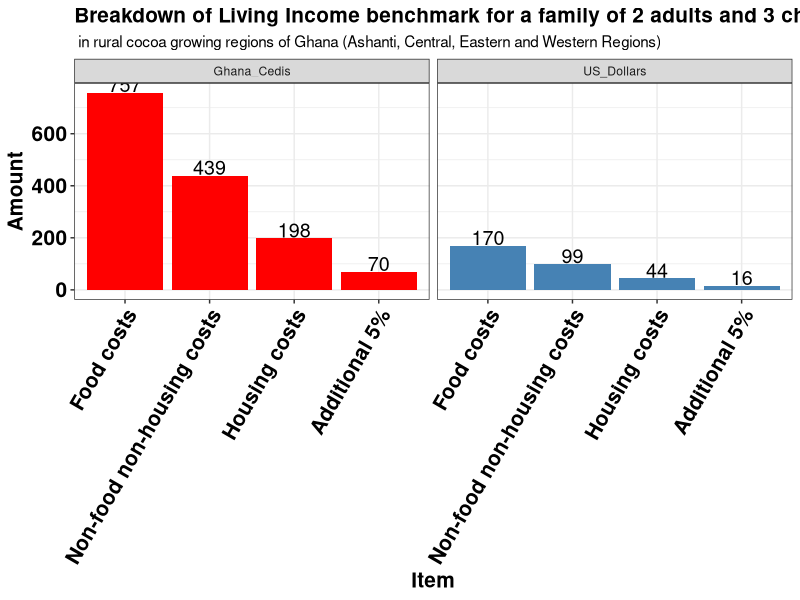
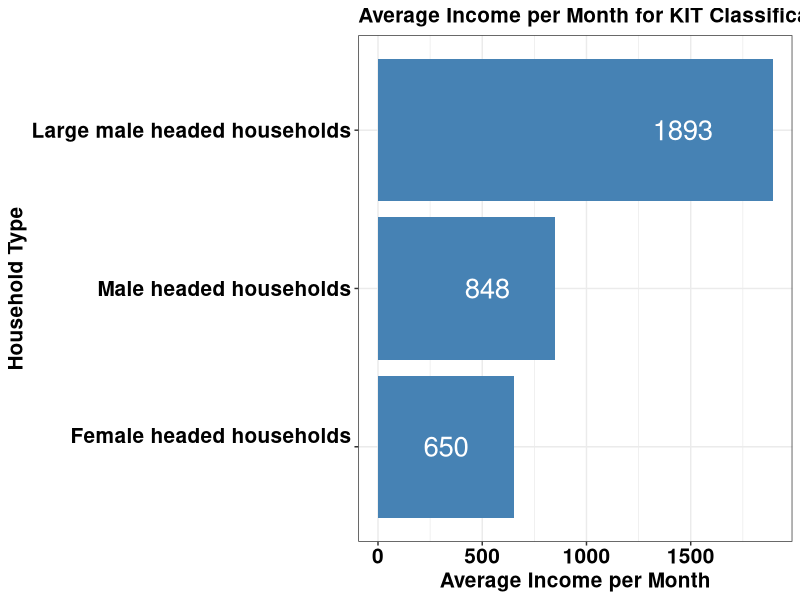

The R script that drew these images, in order:
library(tidyverse)
library(scales)

Item <- c("Food costs", "Housing costs",
          "Non-food non-housing costs",
          "Additional 5%" )
Ghana_Cedis <- c(757, 198,439,  70 )
US_Dollars <- c(170, 44, 99, 16)

Ecom_data <- data.frame(Item, Ghana_Cedis, US_Dollars)
Ecom_data

##reshaping the data 

Ecom_data2 <- Ecom_data %>%
  gather(Ghana_Cedis,US_Dollars, key = "Currency", value = "Amount")

## visualizing the data
Ecom_data2%>%
  ggplot(aes(reorder(Item, -Amount), Amount, fill = Currency )) +
  geom_bar(stat = "identity", position = "dodge") + 
  theme_bw() +
  geom_text(aes(label = Amount), size = 5, vjust = -0.05, position = position_dodge(.9))+
  theme(axis.text=element_text(size=15, face = "bold", colour = "black"),axis.title=element_text(size=15,face="bold")) + 
  theme(plot.title = element_text(size = 15, face = "bold"))+
  guides(x =  guide_axis(angle = 60))+
  facet_wrap(~Currency) +
  scale_fill_manual(values = c("red", "steelblue"), guide = FALSE)+
  labs(title = "Breakdown of Living Income benchmark for a family of 2 adults and 3 children",
       subtitle = " in rural cocoa growing regions of Ghana (Ashanti, Central, Eastern and Western Regions)", x = "Item")


##second visualization  
Household_Type <- c("Male headed households", "Female headed households
", "Large male headed households")

Average_Income_per_Month <- c(848, 650, 1893)

KIT_data <- data.frame(Household_Type, Average_Income_per_Month )

ggplot(KIT_data, aes(reorder(Household_Type, Average_Income_per_Month), 
             Average_Income_per_Month)) +
  geom_bar(stat = "identity", fill = "steelblue")+
  coord_flip()+ 
  theme_bw()+
  geom_text(aes(label = Average_Income_per_Month), 
            size = 7, hjust = 2, colour ="white")+
  labs(x = "Household Type", y = "Average Income per Month",
       title = "Average Income per Month for KIT Classification of Households (In Ghana Cedis)")+
  theme(axis.text=element_text(size=15, face = "bold", colour = "black"),axis.title=element_text(size=15,face="bold")) + 
  theme(plot.title = element_text(size = 15, face = "bold"))
  

### Creating percentages with the Scales package
ecom_perc<- Ecom_data %>% 
  mutate(Percentage = percent((Ghana_Cedis - US_Dollars)/Ghana_Cedis*100))
